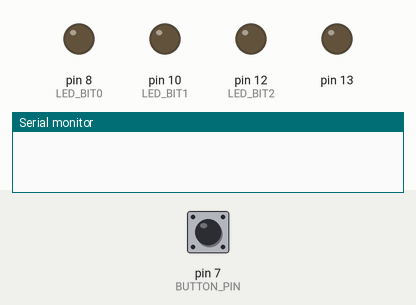
Bench run of a sketch on a simulated Arduino Uno, built with avr-gcc and run on an emulated ATmega328P. On the bench: output pins drawn as LEDs (lit = HIGH), the last lines printed to the serial monitor. The test bench sets the inputs (shaded band); at power-on: pin 7 (BUTTON_PIN) LOW. Random numbers use the default seed unless the sketch sets one.

Above: at 1.2 s.
1.3 s: pin 7 (BUTTON_PIN) pulled HIGH for 0.15 s
At 2.7 s:
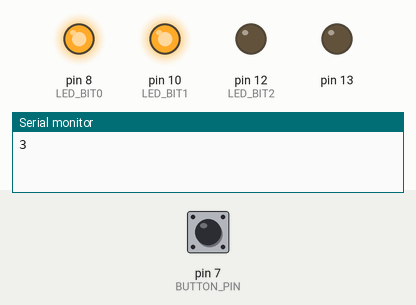
4.4 s: pin 7 (BUTTON_PIN) pulled HIGH for 1 s
At 5.0 s:
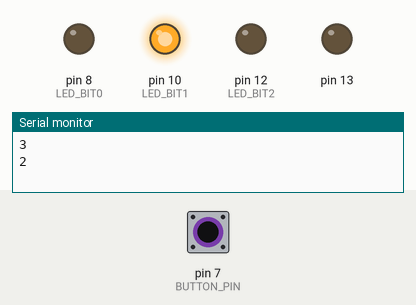
8.4 s: pin 7 (BUTTON_PIN) pulled HIGH for 3.2 s
At 9.3 s:
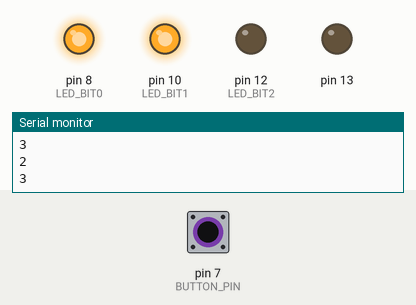
13.1 s: pin 7 (BUTTON_PIN) pulled HIGH for 0.15 s
At 14.1 s:
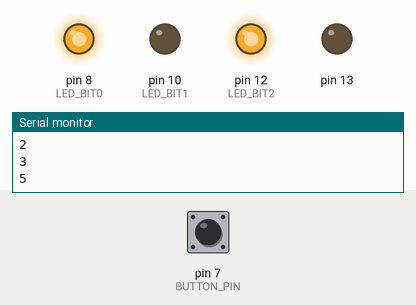
16.2 s: pin 7 (BUTTON_PIN) pulled HIGH for 0.15 s
At 17.6 s:
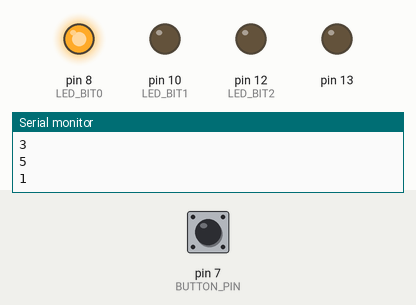
Timing chart, 0 to 20.3 s (numbered marks = the images above; inputs shaded):
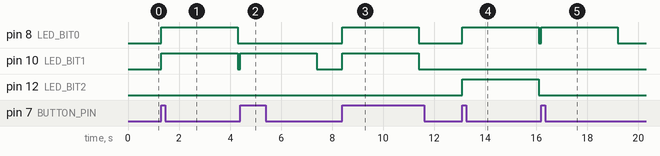

Measured:
- after the input at 1.3 s, pin 8 (LED_BIT0), pin 10 (LED_BIT1): LOW → HIGH at once, → LOW 3.0 s later
- after the input at 4.4 s, pin 10 (LED_BIT1): LOW → HIGH at once, → LOW 3.0 s later
- after the input at 8.4 s, pin 8 (LED_BIT0), pin 10 (LED_BIT1): LOW → HIGH at once, → LOW 3.0 s later
- after the input at 13.1 s, pin 8 (LED_BIT0), pin 12 (LED_BIT2): LOW → HIGH at once, → LOW 3.0 s later
- after the input at 16.2 s, pin 8 (LED_BIT0): LOW → HIGH at once, → LOW 3.0 s later

The sketch:

BinaryDice.ino
```cpp
const unsigned int LED_BIT0 = 8;
const unsigned int LED_BIT1 = 10;
const unsigned int LED_BIT2 = 12;

const unsigned int BUTTON_PIN = 7;

const unsigned int TIME_OFF = 3000; // 3 seconds

// Serial comm
const unsigned int BAUD_RATE = 9600;

void setup() {
  pinMode(13, OUTPUT);

  pinMode(LED_BIT0, OUTPUT);
  pinMode(LED_BIT1, OUTPUT);
  pinMode(LED_BIT2, OUTPUT);
  pinMode(BUTTON_PIN, INPUT);

  randomSeed(analogRead(A0));

  // Serial comm
  Serial.begin(BAUD_RATE);
}

int current_value = 0;
int old_value = 0;

void loop() {
  current_value = digitalRead(BUTTON_PIN);
  if (current_value != old_value && current_value == HIGH) {
    output_result(random(1, 7));
    delay(50);
  }
  old_value = current_value;
}

void output_result(const long result) {
  Serial.println(result);

  digitalWrite(LED_BIT0, result & B001);
  digitalWrite(LED_BIT1, result & B010);
  digitalWrite(LED_BIT2, result & B100);

  delay(TIME_OFF);
  digitalWrite(LED_BIT0, LOW);
  digitalWrite(LED_BIT1, LOW);
  digitalWrite(LED_BIT2, LOW);
}
```
